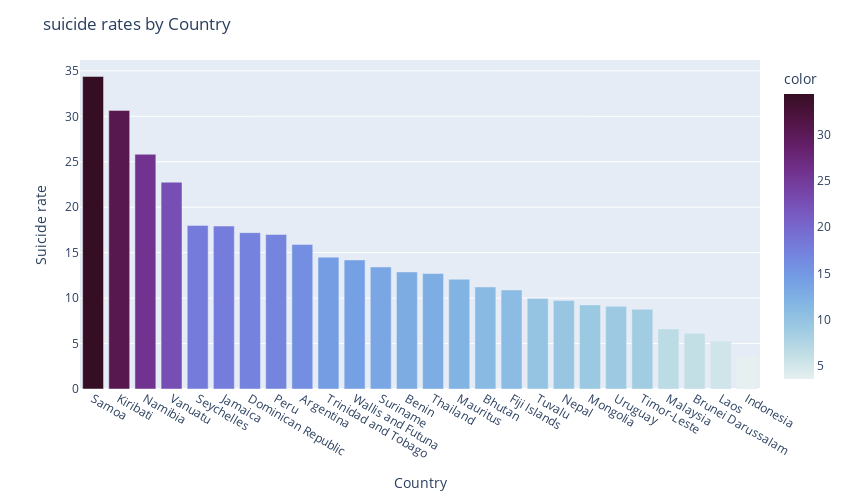

Notebook code cell kept with this figure:
### Code cell
df_mean = df.groupby('Country')[['Attempted_suicide']].mean().sort_values('Attempted_suicide', ascending=False)
fig_bar = plx.bar(x=df_mean.index, y=df_mean["Attempted_suicide"], color = df_mean.Attempted_suicide, color_continuous_scale='dense')
fig_bar.update_layout(width = 850, height = 500, title_text="suicide rates by Country")
fig_bar.update_xaxes(title = 'Country')
fig_bar.update_yaxes(title = 'Suicide rate')
fig_bar.show()

### Figure 1 — Plotly figure (JSON) as saved in the notebook; plotly's stock layout.template omitted (floating-point values rounded to 4 significant figures)
{"data": [{"alignmentgroup": "True", "hovertemplate": "x=%{x}<br>y=%{y}<br>color=%{marker.color}<extra></extra>", "legendgroup": "", "marker": {"color": [34.38, 30.65, 25.82, 22.75, 18, 17.93, 17.2, 17, 15.9, 14.5, 14.2, 13.43, 12.88, 12.7, 12.07, 11.22, 10.9, 9.95, 9.725, 9.25, 9.1, 8.775, 6.6, 6.125, 5.275, 3.6], "coloraxis": "coloraxis", "pattern": {"shape": ""}}, "name": "", "offsetgroup": "", "orientation": "v", "showlegend": false, "textposition": "auto", "type": "bar", "x": ["Samoa", "Kiribati", "Namibia", "Vanuatu ", "Seychelles", "Jamaica", "Dominican Republic ", "Peru", "Argentina", "Trinidad and Tobago ", "Wallis and Futuna ", "Suriname", "Benin", "Thailand", "Mauritus", "Bhutan", "Fiji Islands", "Tuvalu ", "Nepal", "Mongolia", "Uruguay ", "Timor-Leste ", "Malaysia", "Brunei Darussalam ", "Laos", "Indonesia"], "xaxis": "x", "y": [34.38, 30.65, 25.82, 22.75, 18, 17.93, 17.2, 17, 15.9, 14.5, 14.2, 13.43, 12.88, 12.7, 12.07, 11.22, 10.9, 9.95, 9.725, 9.25, 9.1, 8.775, 6.6, 6.125, 5.275, 3.6], "yaxis": "y"}], "layout": {"barmode": "relative", "coloraxis": {"colorbar": {"title": {"text": "color"}}, "colorscale": [[0, "rgb(230, 240, 240)"], [0.09091, "rgb(191, 221, 229)"], [0.1818, "rgb(156, 201, 226)"], [0.2727, "rgb(129, 180, 227)"], [0.3636, "rgb(115, 154, 228)"], [0.4545, "rgb(117, 127, 221)"], [0.5455, "rgb(120, 100, 202)"], [0.6364, "rgb(119, 74, 175)"], [0.7273, "rgb(113, 50, 141)"], [0.8182, "rgb(100, 31, 104)"], [0.9091, "rgb(80, 20, 66)"], [1, "rgb(54, 14, 36)"]]}, "height": 500, "legend": {"tracegroupgap": 0}, "margin": {"t": 60}, "title": {"text": "suicide rates by Country"}, "width": 850, "xaxis": {"anchor": "y", "autorange": true, "domain": [0, 1], "range": [-0.5, 25.5], "title": {"text": "Country"}, "type": "category"}, "yaxis": {"anchor": "x", "autorange": true, "domain": [0, 1], "range": [0, 36.19], "title": {"text": "Suicide rate"}, "type": "linear"}}}
